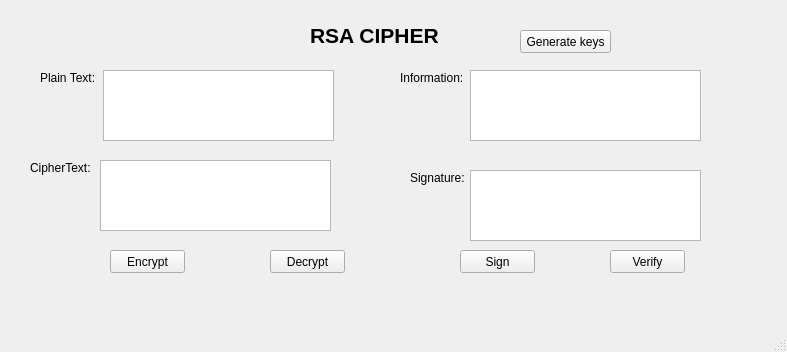
<?xml version="1.0" encoding="UTF-8"?>
<ui version="4.0">
 <class>MainWindow</class>
 <widget class="QMainWindow" name="MainWindow">
  <property name="geometry">
   <rect>
    <x>0</x>
    <y>0</y>
    <width>787</width>
    <height>352</height>
   </rect>
  </property>
  <property name="windowTitle">
   <string>MainWindow</string>
  </property>
  <widget class="QWidget" name="centralwidget">
   <widget class="QLabel" name="label">
    <property name="geometry">
     <rect>
      <x>310</x>
      <y>20</y>
      <width>131</width>
      <height>31</height>
     </rect>
    </property>
    <property name="font">
     <font>
      <pointsize>16</pointsize>
      <weight>75</weight>
      <bold>true</bold>
     </font>
    </property>
    <property name="text">
     <string>RSA CIPHER</string>
    </property>
   </widget>
   <widget class="QPushButton" name="btn_encrypt">
    <property name="geometry">
     <rect>
      <x>110</x>
      <y>250</y>
      <width>75</width>
      <height>23</height>
     </rect>
    </property>
    <property name="text">
     <string>Encrypt</string>
    </property>
   </widget>
   <widget class="QPushButton" name="btn_decrypt">
    <property name="geometry">
     <rect>
      <x>270</x>
      <y>250</y>
      <width>75</width>
      <height>23</height>
     </rect>
    </property>
    <property name="text">
     <string>Decrypt</string>
    </property>
   </widget>
   <widget class="QPushButton" name="btn_sign">
    <property name="geometry">
     <rect>
      <x>460</x>
      <y>250</y>
      <width>75</width>
      <height>23</height>
     </rect>
    </property>
    <property name="text">
     <string>Sign</string>
    </property>
   </widget>
   <widget class="QPushButton" name="btn_verify">
    <property name="geometry">
     <rect>
      <x>610</x>
      <y>250</y>
      <width>75</width>
      <height>23</height>
     </rect>
    </property>
    <property name="text">
     <string>Verify</string>
    </property>
   </widget>
   <widget class="QPushButton" name="btn_gen_keys">
    <property name="geometry">
     <rect>
      <x>520</x>
      <y>30</y>
      <width>91</width>
      <height>23</height>
     </rect>
    </property>
    <property name="text">
     <string>Generate keys</string>
    </property>
   </widget>
   <widget class="QPlainTextEdit" name="txt_cipher_text">
    <property name="geometry">
     <rect>
      <x>100</x>
      <y>160</y>
      <width>231</width>
      <height>71</height>
     </rect>
    </property>
   </widget>
   <widget class="QPlainTextEdit" name="txt_info">
    <property name="geometry">
     <rect>
      <x>470</x>
      <y>70</y>
      <width>231</width>
      <height>71</height>
     </rect>
    </property>
   </widget>
   <widget class="QPlainTextEdit" name="txt_signature">
    <property name="geometry">
     <rect>
      <x>470</x>
      <y>170</y>
      <width>231</width>
      <height>71</height>
     </rect>
    </property>
   </widget>
   <widget class="QPlainTextEdit" name="txt_plain_text">
    <property name="geometry">
     <rect>
      <x>103</x>
      <y>70</y>
      <width>231</width>
      <height>71</height>
     </rect>
    </property>
   </widget>
   <widget class="QLabel" name="label_2">
    <property name="geometry">
     <rect>
      <x>40</x>
      <y>70</y>
      <width>61</width>
      <height>16</height>
     </rect>
    </property>
    <property name="text">
     <string>Plain Text:</string>
    </property>
   </widget>
   <widget class="QLabel" name="label_3">
    <property name="geometry">
     <rect>
      <x>30</x>
      <y>160</y>
      <width>61</width>
      <height>16</height>
     </rect>
    </property>
    <property name="text">
     <string>CipherText:</string>
    </property>
   </widget>
   <widget class="QLabel" name="label_4">
    <property name="geometry">
     <rect>
      <x>400</x>
      <y>70</y>
      <width>71</width>
      <height>16</height>
     </rect>
    </property>
    <property name="text">
     <string>Information:</string>
    </property>
   </widget>
   <widget class="QLabel" name="label_5">
    <property name="geometry">
     <rect>
      <x>410</x>
      <y>170</y>
      <width>71</width>
      <height>16</height>
     </rect>
    </property>
    <property name="text">
     <string>Signature:</string>
    </property>
   </widget>
  </widget>
  <widget class="QMenuBar" name="menubar">
   <property name="geometry">
    <rect>
     <x>0</x>
     <y>0</y>
     <width>787</width>
     <height>21</height>
    </rect>
   </property>
  </widget>
  <widget class="QStatusBar" name="statusbar"/>
 </widget>
 <resources/>
 <connections/>
</ui>
